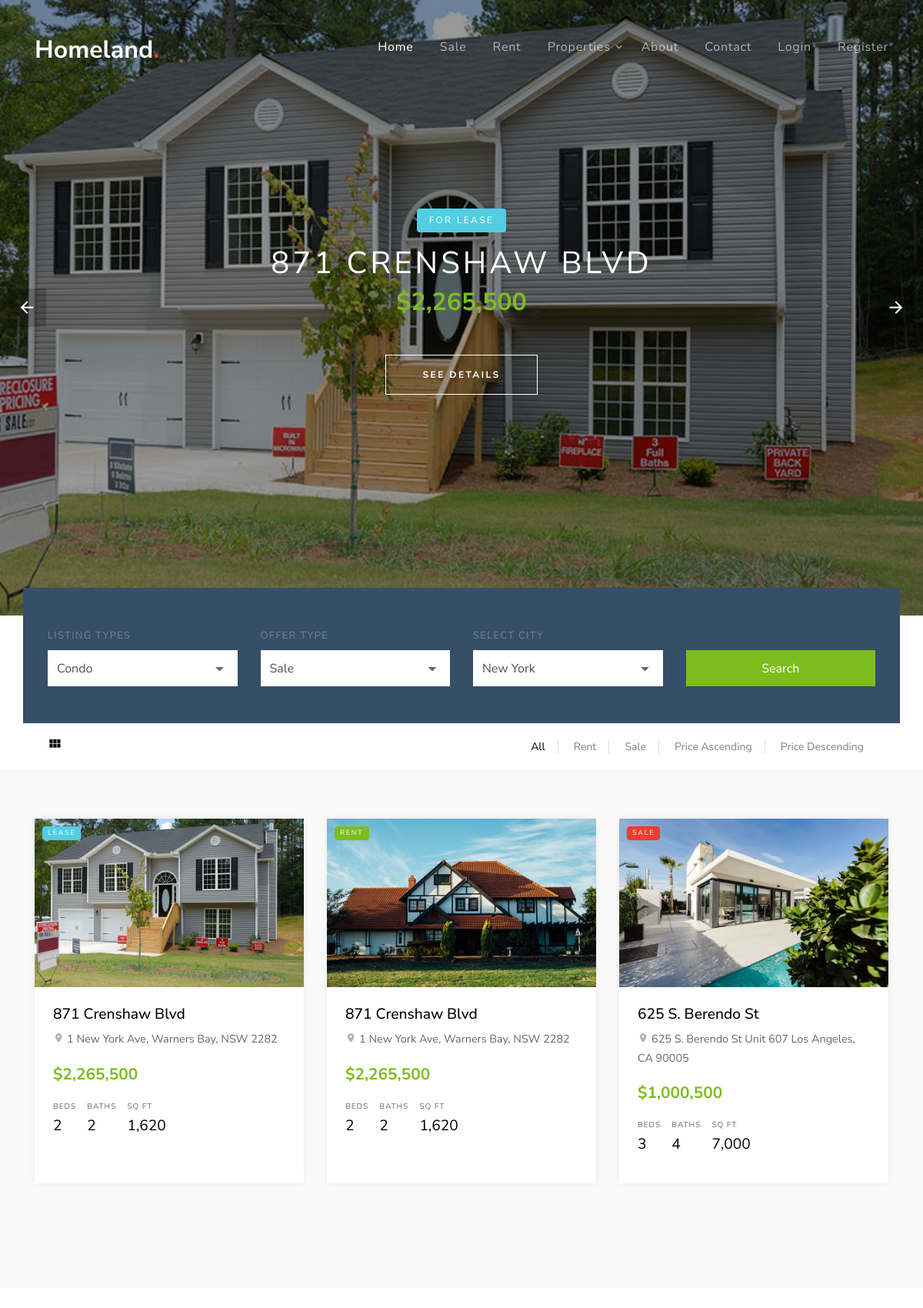
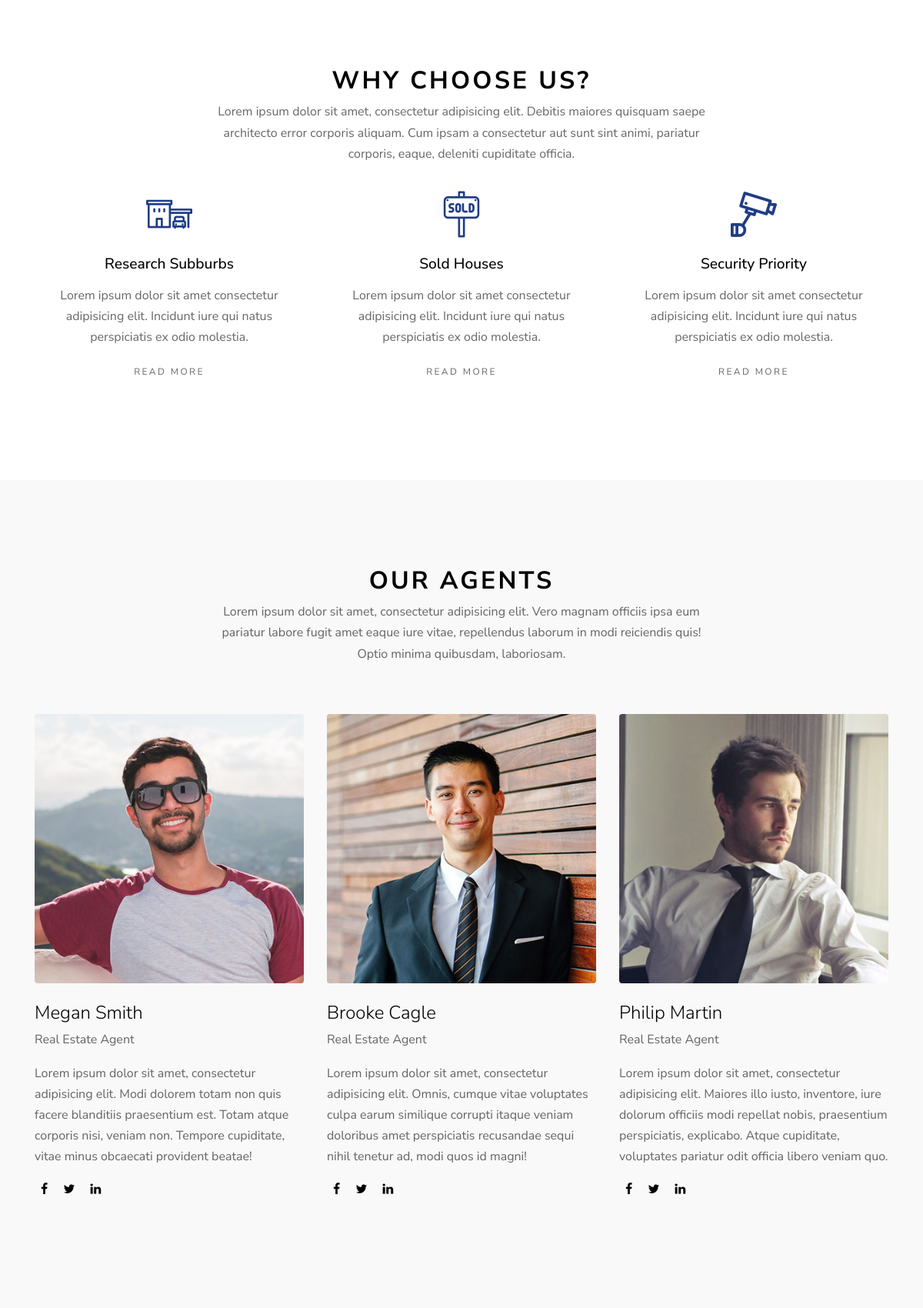
The page / (upper part) on the database its author committed (2 pictures, top to bottom).
### tables this page shows
CREATE TABLE `properties` (
  `id` int NOT NULL,
  `name` varchar(200) NOT NULL,
  `locations` varchar(200) NOT NULL,
  `price` float NOT NULL,
  `image` varchar(200) NOT NULL,
  `beds` int NOT NULL,
  `baths` int NOT NULL,
  `sq_ft` varchar(30) NOT NULL,
  `home_type` varchar(200) NOT NULL,
  `year_built` varchar(200) NOT NULL,
  `types` varchar(200) NOT NULL,
  `price_sqft` int NOT NULL,
  `description` text NOT NULL,
  `admin_name` varchar(200) NOT NULL,
  `created_at` timestamp NOT NULL DEFAULT CURRENT_TIMESTAMP
);

### index.php (the view, shortened to what this page needs)
<?php include 'includes/header.php'; ?>
<?php
$select = $pdo->query("SELECT * FROM properties ORDER BY id DESC");
$select->execute();
$props = $select->fetchAll(PDO::FETCH_OBJ);
?>
<div class="slide-one-item home-slider owl-carousel">
  <?php foreach ($props as $prop) : ?>
    <div class="site-blocks-cover overlay" style="background-image: url(images/<?php echo $prop->image ?>);" data-aos="fade" data-stellar-background-ratio="0.5">
      <div class="container">
        <div class="row align-items-center justify-content-center text-center">
          <div class="col-md-10">
            <span class="d-inline-block bg-<?php if ($prop->types == 'Sale') {
                                              echo 'success';
                                            } else if ($prop->types == 'Rent') {
                                              echo 'danger';
                                            } else if ($prop->types == 'Lease') {
                                              echo 'info';
                                            } ?> text-white px-3 mb-3 property-offer-type rounded">For <?php echo $prop->types ?></span>
            <h1 class="mb-2"><?php echo $prop->name ?></h1>
            <p class="mb-5"><strong class="h2 text-success font-weight-bold">$<?php echo number_format($prop->price) ?></strong></p>
            <p><a href="property-details.php?id=<?php echo $prop->id ?>" class="btn btn-white btn-outline-white py-3 px-5 rounded-0 btn-2">See Details</a></p>
          </div>
        </div>
      </div>
    </div>
  <?php endforeach; ?>
</div>
<div class="site-section site-section-sm pb-0">
  <div class="container">
    <div class="row">
      <form class="form-search col-md-12" method="POST" action="search.php" style="margin-top: -100px;">
        <div class="row  align-items-end">
          <div class="col-md-3">
            <label for="list-types">Listing Types</label>
            <div class="select-wrap">
              <select name="types" id="list-types" class="form-control d-block rounded-0">
                <?php foreach ($categories as $category) : ?>
                  <option value="<?php echo APPURL ?>/categories/category.php?name=<?php echo $category->name; ?>">
                    <?php echo str_replace('-', ' ', $category->name); ?>
                  </option>
                <?php endforeach; ?>
              </select>
            </div>
          </div>
          <div class="col-md-3">
            <label for="offer-types">Offer Type</label>
            <div class="select-wrap">
              <select name="offers" id="offer-types" class="form-control d-block rounded-0">
                <option value="Sale">Sale</option>
              </select>
            </div>
          </div>
          <div class="col-md-3">
            <label for="select-city">Select City</label>
            <div class="select-wrap">
              <select name="cities" id="select-city" class="form-control d-block rounded-0">
                <option value="New York">New York</option>
              </select>
            </div>
          </div>
          <div class="col-md-3">
            <input type="submit" name="search" class="btn btn-success text-white btn-block rounded-0" value="Search">
          </div>
        </div>
      </form>
    </div>
    <div class="row">
      <div class="col-md-12">
        <div class="view-options bg-white py-3 px-3 d-md-flex align-items-center">
          <div class="mr-auto">
            <a href="index.html" class="icon-view view-module active"><span class="icon-view_module"></span></a>
          </div>
          <div class="ml-auto d-flex align-items-center">
            <div>
              <a href="<?php echo APPURL; ?>" class="view-list px-3 border-right active">All</a>
              <a href="rent.php?type=rent" class="view-list px-3 border-right">Rent</a>
              <a href="sale.php?type=sale" class="view-list px-3 border-right">Sale</a>
              <a href="price.php?price=asc" class="view-list px-3 border-right">Price Ascending</a>
              <a href="price.php?price=desc" class="view-list px-3">Price Descending</a>
            </div>
          </div>
        </div>
      </div>
    </div>
  </div>
</div>
<div class="site-section site-section-sm bg-light">
  <div class="container">
    <div class="row mb-5">
      <?php foreach ($props as $prop) : ?>
        <div class="col-md-6 col-lg-4 mb-4">
          <div class="property-entry h-100">
            <a href="property-details.php?id=<?php echo $prop->id; ?>" class="property-thumbnail">
              <div class="offer-type-wrap">
                <span class="offer-type bg-<?php if ($prop->types == 'Sale') {
                                              echo 'danger';
                                            } else if ($prop->types == 'Rent') {
                                              echo 'success';
                                            } else if ($prop->types == 'Lease') {
                                              echo 'info';
                                            } ?>"><?php echo $prop->types; ?></span>
              </div>
              <img src="images/<?php echo $prop->image ?>" alt="<?php echo $prop->name; ?>" class="img-fluid">
            </a>
            <div class="p-4 property-body">
              <h2 class="property-title"><a href="property-details.php?id=<?php echo $prop->id; ?>"><?php echo $prop->name; ?></a></h2>
              <span class="property-location d-block mb-3"><span class="property-icon icon-room"></span> <?php echo $prop->locations; ?></span>
              <strong class="property-price text-primary mb-3 d-block text-success">$<?php echo number_format($prop->price); ?></strong>
              <ul class="property-specs-wrap mb-3 mb-lg-0">
                <li>
                  <span class="property-specs">Beds</span>
                  <span class="property-specs-number"><?php echo $prop->beds; ?></span>
                </li>
                <li>
                  <span class="property-specs">Baths</span>
                  <span class="property-specs-number"><?php echo $prop->baths; ?></span>
                </li>
                <li>
                  <span class="property-specs">SQ FT</span>
                  <span class="property-specs-number"><?php echo $prop->sq_ft; ?></span>
                </li>
              </ul>
            </div>
          </div>
        </div>
      <?php endforeach; ?>
    </div>
  </div>
</div>
<div class="site-section">
  <div class="container">
    <div class="row justify-content-center">
      <div class="col-md-7 text-center">
        <div class="site-section-title">
          <h2>Why Choose Us?</h2>
        </div>
        <p>Lorem ipsum dolor sit amet, consectetur adipisicing elit. Debitis maiores quisquam saepe architecto error corporis aliquam. Cum ipsam a consectetur aut sunt sint animi, pariatur corporis, eaque, deleniti cupiditate officia.</p>
      </div>
    </div>
    <div class="row">
      <div class="col-md-6 col-lg-4">
        <a href="#" class="service text-center">
          <span class="icon flaticon-house"></span>
          <h2 class="service-heading">Research Subburbs</h2>
          <p>Lorem ipsum dolor sit amet consectetur adipisicing elit. Incidunt iure qui natus perspiciatis ex odio molestia.</p>
          <p><span class="read-more">Read More</span></p>
        </a>
      </div>
      <div class="col-md-6 col-lg-4">
        <a href="#" class="service text-center">
          <span class="icon flaticon-sold"></span>
          <h2 class="service-heading">Sold Houses</h2>
          <p>Lorem ipsum dolor sit amet consectetur adipisicing elit. Incidunt iure qui natus perspiciatis ex odio molestia.</p>
          <p><span class="read-more">Read More</span></p>
        </a>
      </div>
      <div class="col-md-6 col-lg-4">
        <a href="#" class="service text-center">
          <span class="icon flaticon-camera"></span>
          <h2 class="service-heading">Security Priority</h2>
          <p>Lorem ipsum dolor sit amet consectetur adipisicing elit. Incidunt iure qui natus perspiciatis ex odio molestia.</p>
          <p><span class="read-more">Read More</span></p>
        </a>
      </div>
    </div>
  </div>
</div>
<div class="site-section bg-light">
  <div class="container">
    <div class="row mb-5 justify-content-center">
      <div class="col-md-7">
        <div class="site-section-title text-center">
          <h2>Our Agents</h2>
          <p>Lorem ipsum dolor sit amet, consectetur adipisicing elit. Vero magnam officiis ipsa eum pariatur labore fugit amet eaque iure vitae, repellendus laborum in modi reiciendis quis! Optio minima quibusdam, laboriosam.</p>
        </div>
      </div>
    </div>
    <div class="row">
      <div class="col-md-6 col-lg-4 mb-5 mb-lg-5">
        <div class="team-member">
          <img src="images/person_1.jpg" alt="Image" class="img-fluid rounded mb-4">
          <div class="text">
            <h2 class="mb-2 font-weight-light text-black h4">Megan Smith</h2>
            <span class="d-block mb-3 text-white-opacity-05">Real Estate Agent</span>
            <p>Lorem ipsum dolor sit amet, consectetur adipisicing elit. Modi dolorem totam non quis facere blanditiis praesentium est. Totam atque corporis nisi, veniam non. Tempore cupiditate, vitae minus obcaecati provident beatae!</p>
            <p>
              <a href="#" class="text-black p-2"><span class="icon-facebook"></span></a>
              <a href="#" class="text-black p-2"><span class="icon-twitter"></span></a>
              <a href="#" class="text-black p-2"><span class="icon-linkedin"></span></a>
            </p>
          </div>
        </div>
      </div>
      <div class="col-md-6 col-lg-4 mb-5 mb-lg-5">
        <div class="team-member">
          <img src="images/person_2.jpg" alt="Image" class="img-fluid rounded mb-4">
          <div class="text">
            <h2 class="mb-2 font-weight-light text-black h4">Brooke Cagle</h2>
            <span class="d-block mb-3 text-white-opacity-05">Real Estate Agent</span>
            <p>Lorem ipsum dolor sit amet, consectetur adipisicing elit. Omnis, cumque vitae voluptates culpa earum similique corrupti itaque veniam doloribus amet perspiciatis recusandae sequi nihil tenetur ad, modi quos id magni!</p>
            <p>
              <a href="#" class="text-black p-2"><span class="icon-facebook"></span></a>
              <a href="#" class="text-black p-2"><span class="icon-twitter"></span></a>
              <a href="#" class="text-black p-2"><span class="icon-linkedin"></span></a>
            </p>
          </div>
        </div>
      </div>
      <div class="col-md-6 col-lg-4 mb-5 mb-lg-5">
        <div class="team-member">
          <img src="images/person_3.jpg" alt="Image" class="img-fluid rounded mb-4">
          <div class="text">
            <h2 class="mb-2 font-weight-light text-black h4">Philip Martin</h2>
            <span class="d-block mb-3 text-white-opacity-05">Real Estate Agent</span>
            <p>Lorem ipsum dolor sit amet, consectetur adipisicing elit. Maiores illo iusto, inventore, iure dolorum officiis modi repellat nobis, praesentium perspiciatis, explicabo. Atque cupiditate, voluptates pariatur odit officia libero veniam quo.</p>
            <p>
              <a href="#" class="text-black p-2"><span class="icon-facebook"></span></a>
              <a href="#" class="text-black p-2"><span class="icon-twitter"></span></a>
              <a href="#" class="text-black p-2"><span class="icon-linkedin"></span></a>
            </p>
          </div>
        </div>
      </div>
    </div>
  </div>
  <?php include 'includes/footer.php'; ?>

### rows shown on the page
properties: image (picture), types "LEASE", name "871 CRENSHAW BLVD", price "2,265,500", name "871 Crenshaw Blvd", locations "1 New York Ave, Warners Bay, NSW 2282", beds "2", baths "2", sq_ft "1,620"
properties: types "RENT", image (picture), name "871 Crenshaw Blvd", locations "1 New York Ave, Warners Bay, NSW 2282", price "2,265,500", beds "2", baths "2", sq_ft "1,620"
properties: types "SALE", image (picture), name "625 S. Berendo St", locations "625 S. Berendo St Unit 607 Los Angeles, CA 90005", price "1,000,500", beds "3", baths "4", sq_ft "7,000"

### other values the page prints
form field types "Condo"
